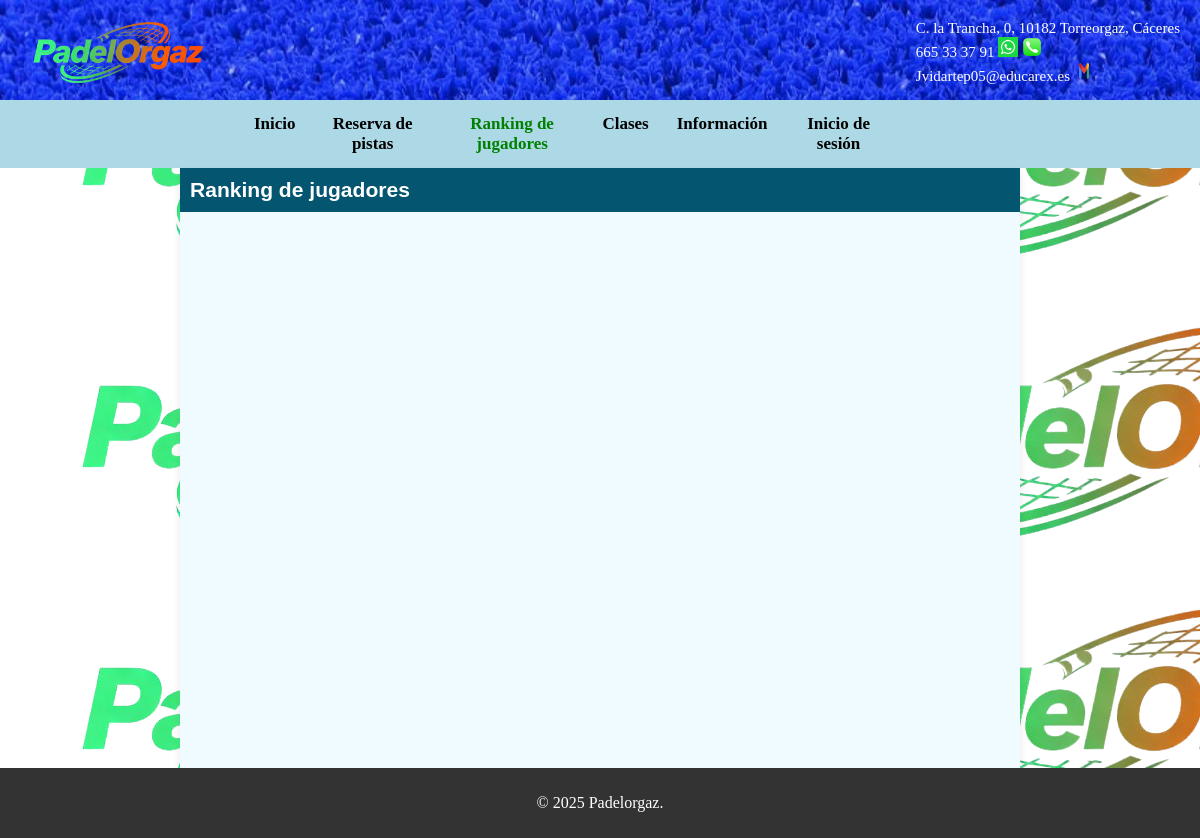
The page /Jugadores/jugadores.php on the database as committed earlier.
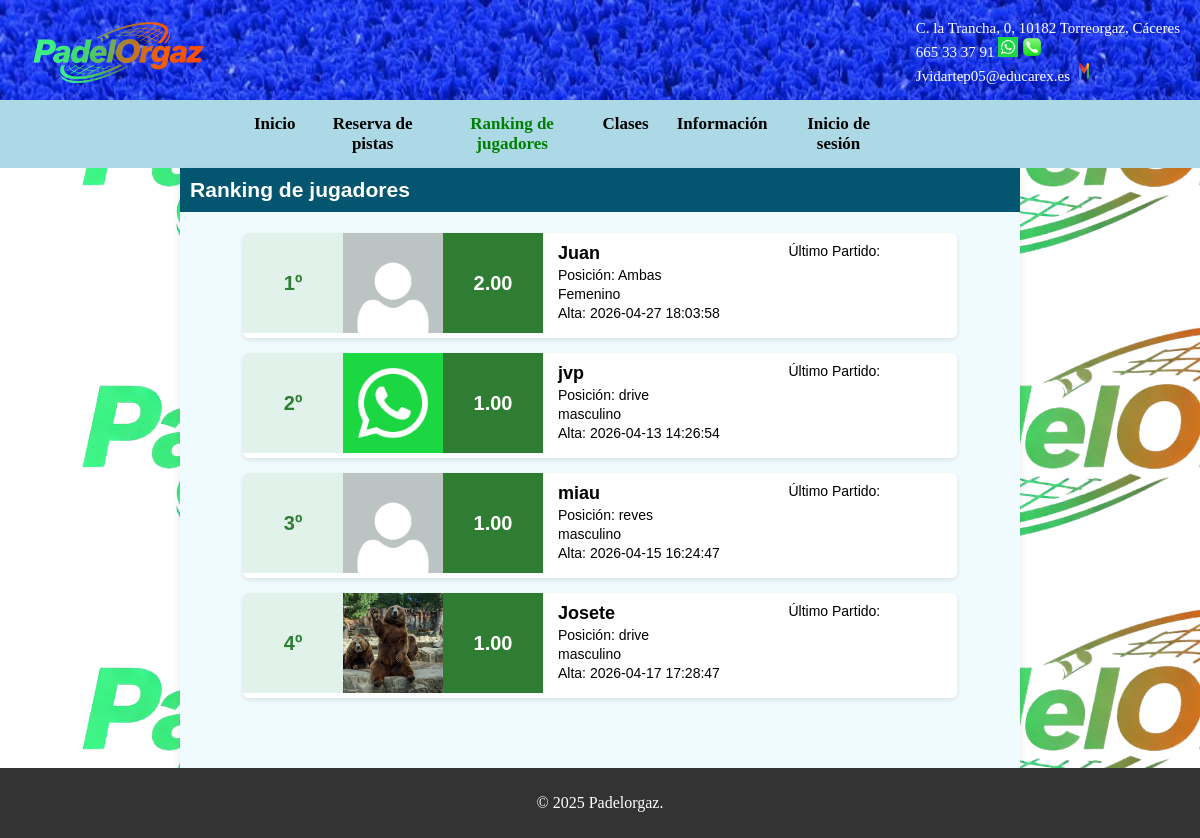
The same page on the database as committed later.
### tables this page shows
CREATE TABLE IF NOT EXISTS usuarios (
    id INT(11) NOT NULL AUTO_INCREMENT,
    nombre VARCHAR(100) NOT NULL,
    telefono VARCHAR(20) DEFAULT NULL,
    email VARCHAR(100) DEFAULT NULL,
    creado_en TIMESTAMP NOT NULL DEFAULT CURRENT_TIMESTAMP,
    apellidos VARCHAR(100) DEFAULT NULL,
    alias VARCHAR(50) DEFAULT NULL,
    sexo VARCHAR(20) DEFAULT NULL,
    posicion VARCHAR(20) DEFAULT NULL,
    nivel DECIMAL(3,2) DEFAULT NULL,
    avatar VARCHAR(255) DEFAULT NULL,
    password VARCHAR(255) NOT NULL,
    PRIMARY KEY (id)
);

### Jugadores/jugadores.php (the view, shortened to what this page needs)
<?php
require_once "../bdd/config.php";
$sql = "SELECT id, nombre, apellidos, alias, sexo, posicion, nivel, avatar, creado_en
        FROM usuarios
        ORDER BY nivel DESC";
$resultado = $conexion->query($sql);
?>
<!DOCTYPE html>
<html lang="es">
<head>
    <link rel="stylesheet" href="../css/inicio.css">
    <link rel="stylesheet" href="../css/jugadores.css">
</head>
<body>
    <header>
        <img src="../Imágenes/Logopaginaweb.png" alt="Logo de Torreorgaz" class="logo">
        <p>C. la Trancha, 0, 10182 Torreorgaz, Cáceres<br>665 33 37 91
            <img src="../Imágenes/whatsapp.jpg">
            <img src="../Imágenes/telefonos.png">
            <br> Jvidartep05@educarex.es
            <img src="../Imágenes/gmail.png">
        </p>
    </header>
    <div id="contenedor">
        <?php include "../componentes/menu.php"; ?>
    </div>
    <div id="recuadroranking">
        <h3 id="h3reserva">Ranking de jugadores</h3>
        <div class="contenedor-jugadores">
            <?php
            $posicion = 1;
            while ($jug = $resultado->fetch_assoc()):
                $avatar = $jug["avatar"]
                    ? "../uploads/" . $jug["avatar"]
                    : "../Imágenes/default-avatar.jpg";
            ?>
                <div class="jugador-card">
                    <div class="jugador-posicion-box">
                        <?= $posicion ?>º
                    </div>
                    <div class="jugador-imagen">
                        <img src="<?= $avatar ?>" alt="avatar">
                    </div>
                    <div class="jugador-nivel-box">
                        <?= number_format($jug["nivel"], 2) ?>
                    </div>
                    <div class="jugador-info">
                        <div class="info-izquierda">
                            <div class="jugador-nombre"><?= $jug["alias"] ?></div>
                            <p>Posición: <?= $jug["posicion"] ?></p>
                            <p><?= $jug["sexo"] ?></p>
                            <p>Alta: <?= $jug["creado_en"] ?></p>
                        </div>
                        <div class="info-derecha">
                            <p>Último Partido:   </p>
                        </div>
                    </div>
                </div>
            <?php
                $posicion++;
            endwhile;
            ?>
        </div>
    </div>
    <footer>
        <p>© 2025 Padelorgaz.</p>
    </footer>
</body>
</html>

### componentes/menu.php (shortened to what this page needs)
<?php
$pagina_actual = basename($_SERVER['PHP_SELF']);
require_once __DIR__ . "/../bdd/config.php";
?>
<div id="menu">
    <a href="../Pantalla_inicio/inicio.php"
        class="<?= $pagina_actual == 'inicio.php' ? 'activo' : '' ?>">
        Inicio
    </a>
    <a href="../Reserva/reserva.php"
        class="<?= in_array($pagina_actual, ['reserva.php', 'dia2.php', 'dia3.php', 'dia4.php', 'dia5.php', 'confirmacion1.php']) ? 'activo' : '' ?>">
        Reserva de pistas
    </a>
    <a href="../Jugadores/jugadores.php"
        class="<?= $pagina_actual == 'jugadores.php' ? 'activo' : '' ?>">
        Ranking de jugadores
    </a>
    <a href="../Clases/clases.php"
        class="<?= $pagina_actual == 'clases.php' ? 'activo' : '' ?>">
        Clases
    </a>
    <a href="../Información/informacion.php"
        class="<?= in_array($pagina_actual, [
                    'informacion.php',
                    'anulacion.php',
                    'contacto.php',
                    'normas.php',
                    'servicios.php',
                    'tarifas.php'
                ]) ? 'activo' : '' ?>">
        Información
    </a>
    <?php if (isset($_SESSION["usuario_id"])): ?>
        <?php
        $id = $_SESSION["usuario_id"];
        $sql = "SELECT avatar FROM usuarios WHERE id = $id";
        $res = $conexion->query($sql);
        $avatar = "";
        if ($res->num_rows === 1) {
            $avatar = $res->fetch_assoc()["avatar"];
        }
        $ruta_avatar = $avatar ? "../uploads/$avatar" : "../Imágenes/default-avatar.jpg";
        ?>
        <a href="../Login/perfil.php"
            class="perfil-link <?= $pagina_actual == 'perfil.php' ? 'activo' : '' ?>">
            Mi perfil
        </a>
        <a href="../Login/cierre_sesion.php">Cerrar sesión</a>
    <?php else: ?>
        <a href="../Login/login.php"
            class="<?= $pagina_actual == 'login.php' ? 'activo' : '' ?>">
            Inicio de sesión
        </a>
    <?php endif; ?>
</div>

### css/inicio.css (style rules this page uses)
body { margin: 0; height: 100%; background-image: url("../Imágenes/Logopaginaweb.png"); }
header { background-image: url("../Imágenes/cesped.webp"); background-size: cover; height: 100px; color: white; }
header p { margin: 0; padding: 20px; float: right; font-size: 15px; }
header img { width: 20px; height: 20px; }
.logo { width: auto; height: 80px; margin: 10px; float: left; }
footer { background-color: #333; color: white; text-align: center; padding: 10px 0; bottom: 0; width: 100%; }
#contenedor { text-align: center; background-color: lightblue; }
#menu { margin: auto; display: flex; justify-content: space-around; margin-left: 20%; margin-right: 20%; }
#menu a { color: black; text-align: center; padding: 14px; text-decoration: none; font-size: 17px; font-weight: bold; }
#menu .activo { color: green; border-radius: 10px; }
#h3reserva { text-align: left; font-style: normal; margin-left: 0; margin-top: 0; background-color: rgb(4, 85, 112); color: white; padding: 10px; }
#recuadroranking { background-color: rgb(240, 251, 255); width: 70%; margin: auto; text-align: left; font-family: Arial, sans-serif; font-size: 18px; box-shadow: 0 4px 8px rgba(0, 0, 0, 0.1); min-height: calc(100vh - 100px - 60px - 40px); }

### css/jugadores.css (style rules this page uses)
.jugador-card { display: flex; align-items: flex-start; background: white; padding: 0; margin: 15px auto; width: 85%; border-radius: 6px; box-shadow: 0 2px 5px rgba(0, 0, 0, 0.1); overflow: hidden; }
.jugador-nivel-box, .jugador-posicion-box { width: 100px; height: 100px; display: flex; justify-content: center; align-items: center; font-size: 20px; font-weight: bold; margin: 0; border-radius: 0; }
.jugador-nivel-box { background: #2e7d32; color: white; }
.jugador-posicion-box { background: #e0f2e9; color: #2e7d32; }
.jugador-imagen img { width: 100px; height: 100px; object-fit: cover; margin: 0; border-radius: 0; }
.jugador-info { flex: 1; padding: 10px 15px; display: flex; justify-content: space-between; align-items: flex-start; height: 100%; }
.info-izquierda { display: flex; flex-direction: column; gap: 3px; width: 60%; }
.jugador-nombre { font-size: 18px; font-weight: bold; margin: 0; }
.info-izquierda p { font-size: 14px; margin: 0; }
.info-derecha { width: 40%; }
.info-derecha p { font-size: 14px; margin: 0; }

Rows that differ between the two databases and show on the page:
added usuarios: nivel "2.00", alias "Juan", posicion "Ambas", sexo "Femenino", creado_en "2026-04-27 18:03:58"
added usuarios: avatar (picture), nivel "1.00", alias "jvp", posicion "drive", sexo "masculino", creado_en "2026-04-13 14:26:54"
added usuarios: avatar (placeholder picture), nivel "1.00", alias "miau", posicion "reves", sexo "masculino", creado_en "2026-04-15 16:24:47"
added usuarios: avatar (picture), nivel "1.00", alias "Josete", posicion "drive", sexo "masculino", creado_en "2026-04-17 17:28:47"
